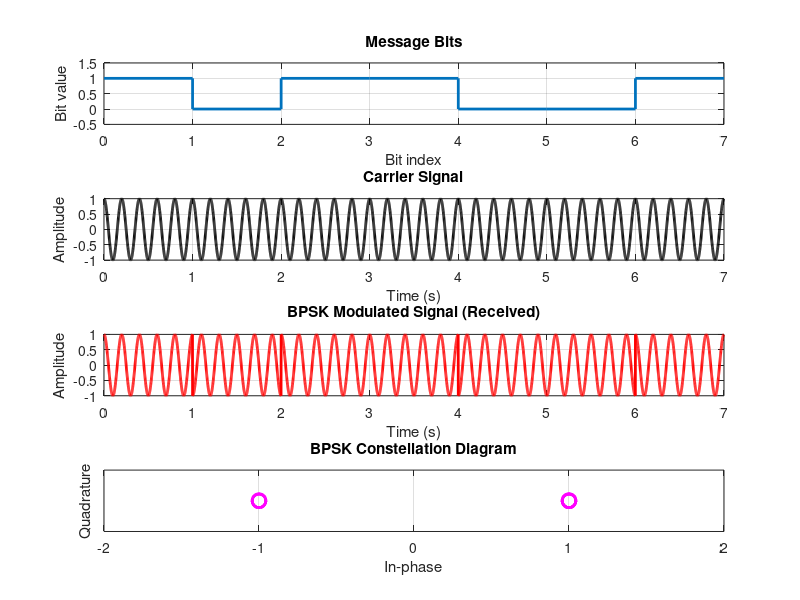

Write the MATLAB code that produced this figure.
% Parameters
fc = 5;             % Carrier frequency (Hz)
Tb = 1;             % Bit duration (s)
Fs = 1000;          % Sampling frequency (Hz)
t_bit = 0:1/Fs:Tb-1/Fs;

% Message bits (example sequence)
bits = [1 0 1 1 0 0 1];

% Map bits: 1 -> +1, 0 -> -1
symbols = 2*bits - 1;

% Generate carrier signal for entire bit sequence
carrier_signal = [];
for k = 1:length(symbols)
    carrier_signal = [carrier_signal cos(2*pi*fc*t_bit)];
end

% Generate BPSK signal for entire bit sequence
bpsk_signal = [];
for k = 1:length(symbols)
    s = symbols(k) * cos(2*pi*fc*t_bit);
    bpsk_signal = [bpsk_signal s];
end

% Time vector for full signal
t = 0:1/Fs:Tb*length(symbols)-1/Fs;

% --- Plotting ---

figure;

% Plot bits as steps
subplot(4,1,1)
stairs([0:length(bits)], [bits bits(end)], 'LineWidth', 2, 'Color', [0 0.4470 0.7410]) % blue
ylim([-0.5 1.5])
title('Message Bits')
xlabel('Bit index')
ylabel('Bit value')
grid on

% Plot carrier signal
subplot(4,1,2)
plot(t, carrier_signal, 'k', 'LineWidth', 2) % black
title('Carrier Signal')
xlabel('Time (s)')
ylabel('Amplitude')
grid on
xlim([0 Tb*length(bits)])

% Plot BPSK modulated signal (received)
subplot(4,1,3)
plot(t, bpsk_signal, 'r', 'LineWidth', 2) % red
title('BPSK Modulated Signal (Received)')
xlabel('Time (s)')
ylabel('Amplitude')
grid on
xlim([0 Tb*length(bits)])

% Plot constellation diagram (symbols on I axis)
subplot(4,1,4)
plot(symbols, zeros(size(symbols)), 'mo', 'MarkerSize', 10, 'LineWidth', 2) % magenta circles
xlim([-2 2])
ylim([-1 1])
grid on
title('BPSK Constellation Diagram')
xlabel('In-phase')
ylabel('Quadrature')
yticks([]) % hide y-axis ticks since Q=0

% Save figure as EPS file
print('-depsc2','bpsk_modulation.eps')
